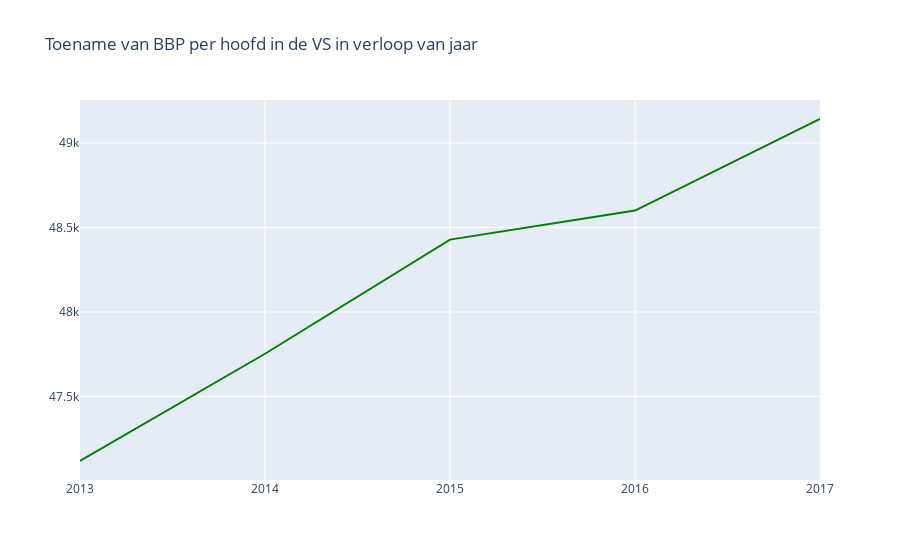

The code cell stored with this chart in its notebook:
### Markdown cell above
Het aantal schietincidenten in de Verenigde Staten (VS) loopt in de loop van de jaren toe (Silva, 2021), zoals te zien is in figuur 1. De lijngrafiek laat zien dat in de jaren van 2013 tot en met 2017 het aantal schietincidenten is toegenomen. Recente schietincidenten die veel impact hebben gehad op de bevolking zijn bijvoorbeeld El Paso (2019), Parkland (2018) en Las Vegas (2017) (Schildkraut & Turanovic, 2022). De stijging van het aantal schietincidenten zorgt voor veel onrust over het wapengebruik in de VS. Hedendaagse plekken, zoals scholen, supermarkten en werkplaatsen moeten door schietincidenten maatregelen nemen tegen het wapengeweld. Het is van belang dat de impact van het wapengeweld wordt besproken, zodat het wapengeweld niet alleen de aandacht trekt van het publiek, maar ook van beleidsmakers en wetenschappers.

### Code cell
gdp13 = gdp['2013']
gdp14 = gdp['2014']
gdp15 = gdp['2015']
gdp16 = gdp['2016']
gdp17 = gdp['2017']

x = [2013, 2014, 2015, 2016, 2017]
y = [sum(gdp13)/len(gdp), sum(gdp14)/len(gdp), sum(gdp15)/len(gdp), sum(gdp16)/len(gdp), sum(gdp17)/len(gdp)]

fig = go.Figure(data=go.Scatter(x=x, y=y, mode='lines', line=dict(color='green')))
fig.update_xaxes(
    ticktext=x,
    tickvals=[x[i] for i in range(len(x))],
    tickmode='array',
)

# fig.update_layout(xaxis_title='Jaar<br><br>Figuur 2. Toename van BBP per hoofd in de VS in verloop van jaar<br><br><sup>De y-as geeft het BBP per hoofd van de bevolking in de VS weer in dollars, weergegeven in de tienduizenden, <br>met intervallen van 500 dollar tussen de bedragen waar de jaartallen toe behoren. De x-as geeft de periode 2013-2017 in jaren weer.<br>In de periode van 2013-2017 is het BBP per hoofd in de VS toegenomen.</br></sup>', 
#                   yaxis_title='BBP per hoofd'
# )

fig.update_layout(title = 'Toename van BBP per hoofd in de VS in verloop van jaar')

fig.show()

### Figure 1 — Plotly figure (JSON) as saved in the notebook; plotly's stock layout.template omitted (floating-point values rounded to 4 significant figures)
{"data": [{"line": {"color": "green"}, "mode": "lines", "type": "scatter", "x": [2013, 2014, 2015, 2016, 2017], "y": [47120.0, 47750.0, 48430.0, 48600.0, 49140.0]}], "layout": {"title": {"text": "Toename van BBP per hoofd in de VS in verloop van jaar"}, "xaxis": {"tickmode": "array", "ticktext": [2013, 2014, 2015, 2016, 2017], "tickvals": [2013, 2014, 2015, 2016, 2017]}}}
